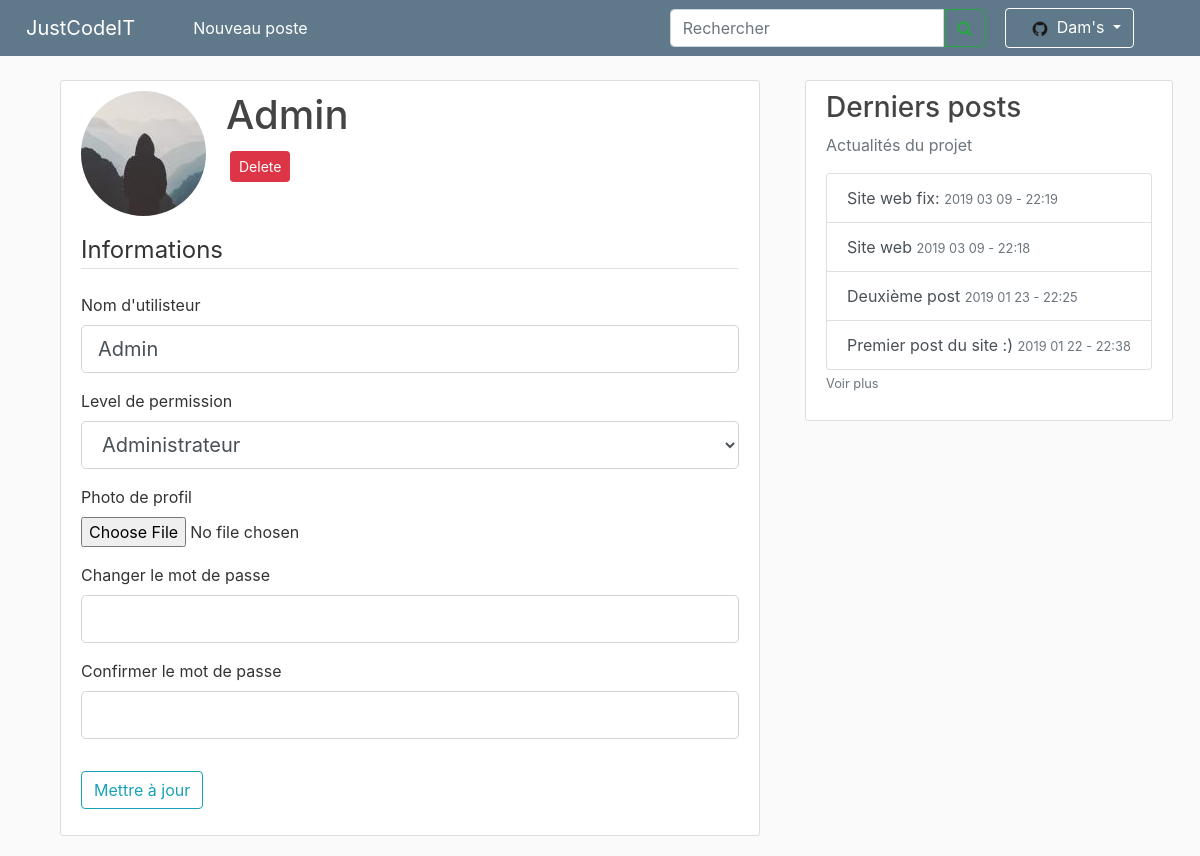
Page /account/Admin (signed in) on the committed database.
### site_jci/models.py (models this page shows, shortened)
class User(db.Model, UserMixin):
    id = db.Column(db.Integer, primary_key=True)
    username = db.Column(db.String(20), unique=True, nullable=False)
    password = db.Column(db.String(60), nullable=False)
    image_file = db.Column(db.String(20), nullable=False, default='default.jpg')
    permission = db.Column(db.String(40), nullable=False)
    posts = db.relationship('Post', backref='author', lazy=True)

class Post(db.Model):
    id = db.Column(db.Integer, primary_key=True)
    title = db.Column(db.String(100), nullable=False)
    date_posted = db.Column(db.DateTime, nullable=False, default=datetime.utcnow)
    content = db.Column(db.Text, nullable=False)
    user_id = db.Column(db.Integer, db.ForeignKey('user.id'), nullable=False)

### site_jci/routes.py (the view)
@app.route("/account/<string:name>", methods=['GET', 'POST'])
def account_admin(name):
    if not current_user.is_authenticated:
        return redirect(url_for("homePage"))
    if current_user.permission != "administrator":
        return redirect(url_for("homePage"))
    form = UpdateAccountForm()
    user = db.session.query(User).filter_by(username=name).first()
    if request.method == "POST":
        if form.picture.data:
            picture_file = save_picture(form.picture.data)
            user.image_file = picture_file
        if form.password.data:
            if form.password.data == form.confirm_password.data:
                hashed_password = bcrypt.generate_password_hash(
                    form.password.data).decode("utf-8")
                user.password = hashed_password
        user.permission = form.permission_level.data
        user.username = form.username.data
        db.session.commit()
        flash('Votre compte a été mis à jours !', 'success')
        return redirect(url_for('account_admin', name=user.username))
    elif request.method == 'GET':
        form.username.data = user.username
        form.permission_level.data = user.permission
    image_file = url_for('static', filename='profile_pics/' + user.image_file)
    return render_template('account-admin.html', user=user,
    image_file=image_file, form=form)

### site_jci/forms.py (shortened to what this page needs)
class UpdateAccountForm(FlaskForm):
    username = StringField("Nom d'utilisteur",
                           validators=[DataRequired(), Length(min=2, max=20)])
    picture = FileField('Photo de profil', validators=[FileAllowed(['jpg', 'png'])])
    permission_level = SelectField('Level de permission',
                                   choices=[("member", 'Membre du projet'), ("administrator", "Administrateur")])
    password = PasswordField('Changer le mot de passe', validators=[])
    confirm_password = PasswordField('Confirmer le mot de passe',
                                     validators=[ EqualTo('password')])
    submit = SubmitField('Mettre à jour')

### site_jci/models.py (called while the page is built)
@login_manager.user_loader
def load_user(user_id):
    return User.query.get(int(user_id))

### site_jci/routes.py (called while the page is built)
@app.context_processor
def context_processor():
    posts = db.session.query(Post).all()
    if current_user.is_authenticated:
        image_file = url_for('static', filename='profile_pics/' + current_user.image_file)
        return dict(posts=posts, image_file_user=image_file)
    return dict(posts=posts)

### site_jci/templates/account-admin.html (shortened to what this page needs)
{% extends "layout.html" %}
{% block content %}
<main role="main" class="container">
    <div class="content-section">
        <div class="media">
            <img class="rounded-circle account-img" src="{{ image_file }}">
            <div class="media-body">
                <h2 class="account-heading">{{ user.username }}</h2>
                <button type="button" class="btn btn-danger btn-sm m-1" data-toggle="modal" data-target="#deleteModal">Delete</button>
            </div>
        </div>
        <form method="POST" action="" enctype="multipart/form-data">
            <fieldset class="form-group">
                <legend class="border-bottom mb-4">Informations</legend>
                <div class="form-group">
                    {{ form.username.label(class="form-control-label") }}
                    {% if form.username.errors %}
                    {{ form.username(class="form-control form-control-lg is-invalid") }}
                    <div class="invalid-feedback">
                        {% for error in form.username.errors %}
                        <span>{{ error }}</span>
                        {% endfor %}
                    </div>
                    {% else %}
                    {{ form.username(class="form-control form-control-lg") }}
                    {% endif %}
                </div>
                <div class="form-group">
                    {{ form.permission_level.label(class="form-control-label") }}
                    {% if form.permission_level.errors %}
                    {{ form.permission_level(class="form-control form-control-lg is-invalid") }}
                    <div class="invalid-feedback">
                        {% for error in form.permission_level.errors %}
                        <span>{{ error }}</span>
                        {% endfor %}
                    </div>
                    {% else %}
                    {{ form.permission_level(class="form-control form-control-lg") }}
                    {% endif %}
                </div>
                <div class="form-group">
                    {{ form.picture.label() }}
                    {{ form.picture(class="form-control-file") }}
                </div>
                <div class="form-group">
                    {{ form.password.label(class="form-control-label") }}
                    {% if form.password.errors %}
                    {{ form.password(class="form-control form-control-lg is-invalid") }}
                    <div class="invalid-feedback">
                        {% for error in form.password.errors %}
                        <span>{{ error }}</span>
                        {% endfor %}
                    </div>
                    {% else %}
                    {{ form.password(class="form-control form-control-lg") }}
                    {% endif %}
                </div>
                <div class="form-group">
                    {{ form.confirm_password.label(class="form-control-label") }}
                    {% if form.confirm_password.errors %}
                    {{ form.confirm_password(class="form-control form-control-lg is-invalid") }}
                    <div class="invalid-feedback">
                        {% for error in form.confirm_password.errors %}
                        <span>{{ error }}</span>
                        {% endfor %}
                    </div>
                    {% else %}
                    {{ form.confirm_password(class="form-control form-control-lg") }}
                    {% endif %}
                </div>
            </fieldset>
            <div class="form-group">
                {{ form.submit(class="btn btn-outline-info") }}
            </div>
        </form>
    </div>
</main>
{% endblock content %}

### site_jci/templates/layout.html (shortened to what this page needs)
<!DOCTYPE html>
<html lang="en">
<head>
    <link rel="stylesheet" href="https://stackpath.bootstrapcdn.com/bootstrap/4.1.3/css/bootstrap.min.css"
>
    <link rel="stylesheet" type="text/css" href="{{ url_for('static', filename='main.css') }}">
    <link rel="stylesheet" href="https://cdnjs.cloudflare.com/ajax/libs/font-awesome/4.7.0/css/font-awesome.min.css">
</head>
<body>
    <nav class="navbar navbar-expand-md navbar-dark bg-steel fixed-top">
        <a class="navbar-brand" style="margin:0 50px 0 10px" href="{{ url_for('homePage') }}">JustCodeIT</a>
        <div class="navbar-collapse collapse show" id="navbarsExample04" style="">
            <ul class="navbar-nav mr-auto">
                {% if current_user.is_authenticated %}
                <li class="nav-item active rm-lt">
                    <a class="nav-link" href="{{ url_for('new_post') }}">Nouveau poste<span class="sr-only">(current)</span></a>
                </li>
                {% endif %}
            </ul>
            <form class="form-inline my-2 my-md-0">
                <div class="" style="">
                    <input class="form-control " type="search" placeholder="Rechercher" aria-label="Search4" style=" border-top-right-radius:0;border-bottom-right-radius:0">
                    <button class="btn btn-outline-success rm-lt" type="" style="margin-left:
                            -4px;border-bottom-left-radius: 0%;border-top-left-radius:0 "><i
                            class="fa fa-search"></i></button>
                </div>
                <div class="navbar-nav rm-lt">
                    {% if current_user.is_authenticated %}
                    <li class="nav-item dropdown" style="margin-right:50px;">
                        <a class="btn btn-dark dropdown-toggle " style="margin-left:20px; background-color:#5f788a ;border-color: white"
                            href="#" id="navbarDropdown" role="button" data-toggle="dropdown" aria-haspopup="true"
                            aria-expanded="false">
                            <img class="rounded-circle account-img" src="{{ image_file_user }}" style="width: 2vw; height: 2vw; margin: 0px 0px 0px 10px">
                            {{ current_user.username }}
                            {% endif %}
                        </a>
                        {% if current_user.is_authenticated %}
                    </li>
                    {% else %}
                    <a class="nav-item nav-link" style="margin-left:50px;" href="{{ url_for('login') }}">Se connecter</a>
                    {% endif %}
                </div>
            </form>
        </div>
    </nav>
    <main role="main" class="container ">
        <div class="row">
            <div class="col-md-8">
                {% block content %}{% endblock %}
            </div>
            <div class="col-md-4">
                <div class="content-section info-list">
                    <h3>Derniers posts</h3>
                    <p class='text-muted'>Actualités du projet
                        <div class="list-group">
                            {% for post in posts|sort(attribute='date_posted', reverse = True) %}
                            {% if loop.index <= 6 %} <a href="/post/{{ post.id }}" class="list-group-item list-group-item-action">{{
                                post.title
                                }} <small class="text-muted">{{ post.date_posted.strftime('%Y %m %d - %H:%M') }}</small></a>
                                {% endif %}
                                {% endfor %}
                        </div>
                        <a class="text-muted" href="{{ url_for('list_posts') }}"><small>Voir plus</small></smal></a>
                    </p>
                </div>
            </div>
        </div>
    </main>
</html>

### site_jci/static/main.css (style rules this page uses)
body { background: #fafafa; color: #333333; margin-top: 5rem; }
h1, h2, h3, h4, h5, h6 { color: #444444; }
.bg-steel { background-color: #5f788a; }
.content-section { background: #ffffff; padding: 10px 20px; border: 1px solid #dddddd; border-radius: 3px; margin-bottom: 20px; }
.account-img { height: 125px; width: 125px; margin-right: 20px; margin-bottom: 16px; }
.account-heading { font-size: 2.5rem; }
.info-list { position: fixed; }

### rows in the picture
User: username "Dam's"
User: username "Admin"
Post: title "Site web fix:", date_posted "2019 03 09 - 22:19"
Post: title "Site web", date_posted "2019 03 09 - 22:18"
Post: title "Deuxième post", date_posted "2019 01 23 - 22:25"
Post: title "Premier post du site :)", date_posted "2019 01 22 - 22:38"
